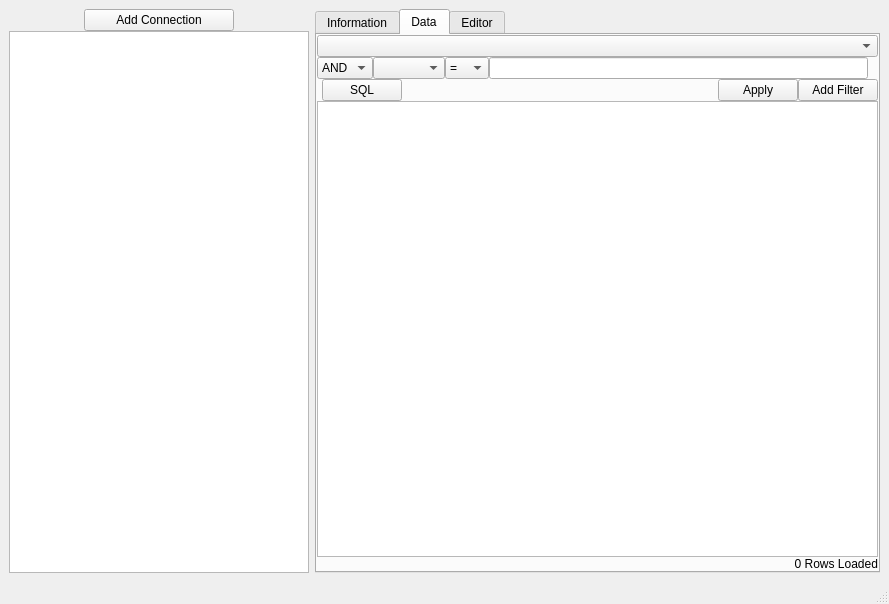
<?xml version="1.0" encoding="UTF-8"?>
<ui version="4.0">
 <class>MainWindow</class>
 <widget class="QMainWindow" name="MainWindow">
  <property name="geometry">
   <rect>
    <x>0</x>
    <y>0</y>
    <width>889</width>
    <height>604</height>
   </rect>
  </property>
  <property name="windowTitle">
   <string>MainWindow</string>
  </property>
  <widget class="QWidget" name="centralwidget">
   <layout class="QGridLayout" name="gridLayout">
    <item row="0" column="0">
     <layout class="QHBoxLayout" name="horizontalLayout_5">
      <item>
       <layout class="QVBoxLayout" name="verticalLayout_4">
        <property name="spacing">
         <number>0</number>
        </property>
        <item>
         <layout class="QHBoxLayout" name="horizontalLayout">
          <item>
           <widget class="QPushButton" name="addButton">
            <property name="maximumSize">
             <size>
              <width>150</width>
              <height>16777215</height>
             </size>
            </property>
            <property name="text">
             <string>Add Connection</string>
            </property>
           </widget>
          </item>
         </layout>
        </item>
        <item>
         <widget class="QTreeView" name="treeView">
          <property name="minimumSize">
           <size>
            <width>300</width>
            <height>0</height>
           </size>
          </property>
          <property name="maximumSize">
           <size>
            <width>300</width>
            <height>16777215</height>
           </size>
          </property>
         </widget>
        </item>
       </layout>
      </item>
      <item>
       <widget class="QTabWidget" name="tabWidget">
        <property name="tabPosition">
         <enum>QTabWidget::TabPosition::North</enum>
        </property>
        <property name="currentIndex">
         <number>1</number>
        </property>
        <widget class="QWidget" name="information">
         <attribute name="title">
          <string>Information</string>
         </attribute>
        </widget>
        <widget class="QWidget" name="data">
         <attribute name="title">
          <string>Data</string>
         </attribute>
         <layout class="QGridLayout" name="gridLayout_2">
          <property name="leftMargin">
           <number>0</number>
          </property>
          <property name="topMargin">
           <number>0</number>
          </property>
          <property name="rightMargin">
           <number>0</number>
          </property>
          <property name="bottomMargin">
           <number>0</number>
          </property>
          <item row="0" column="0">
           <layout class="QVBoxLayout" name="verticalLayout">
            <property name="spacing">
             <number>0</number>
            </property>
            <item>
             <layout class="QHBoxLayout" name="horizontalLayout_2">
              <property name="leftMargin">
               <number>0</number>
              </property>
              <item>
               <widget class="QComboBox" name="comboBox"/>
              </item>
             </layout>
            </item>
            <item>
             <layout class="QHBoxLayout" name="horizontalLayout_7">
              <property name="spacing">
               <number>-1</number>
              </property>
              <property name="rightMargin">
               <number>10</number>
              </property>
              <item>
               <widget class="QComboBox" name="comboBox_2">
                <item>
                 <property name="text">
                  <string>AND</string>
                 </property>
                </item>
                <item>
                 <property name="text">
                  <string>OR</string>
                 </property>
                </item>
               </widget>
              </item>
              <item>
               <widget class="QComboBox" name="comboBox_3"/>
              </item>
              <item>
               <widget class="QComboBox" name="comboBox_4">
                <property name="iconSize">
                 <size>
                  <width>0</width>
                  <height>0</height>
                 </size>
                </property>
                <item>
                 <property name="text">
                  <string>=</string>
                 </property>
                </item>
                <item>
                 <property name="text">
                  <string>&lt;&gt;</string>
                 </property>
                </item>
                <item>
                 <property name="text">
                  <string>&lt;</string>
                 </property>
                </item>
                <item>
                 <property name="text">
                  <string>&gt;</string>
                 </property>
                </item>
                <item>
                 <property name="text">
                  <string>&lt;=</string>
                 </property>
                </item>
                <item>
                 <property name="text">
                  <string>&gt;=</string>
                 </property>
                </item>
               </widget>
              </item>
              <item>
               <widget class="QLineEdit" name="lineEdit"/>
              </item>
             </layout>
            </item>
            <item>
             <layout class="QHBoxLayout" name="horizontalLayout_6">
              <property name="spacing">
               <number>-1</number>
              </property>
              <property name="leftMargin">
               <number>5</number>
              </property>
              <item>
               <widget class="QPushButton" name="pushButton_6">
                <property name="text">
                 <string>SQL</string>
                </property>
               </widget>
              </item>
              <item>
               <spacer name="horizontalSpacer_2">
                <property name="orientation">
                 <enum>Qt::Orientation::Horizontal</enum>
                </property>
                <property name="sizeHint" stdset="0">
                 <size>
                  <width>40</width>
                  <height>20</height>
                 </size>
                </property>
               </spacer>
              </item>
              <item>
               <widget class="QPushButton" name="pushButton_4">
                <property name="text">
                 <string>Apply</string>
                </property>
               </widget>
              </item>
              <item>
               <widget class="QPushButton" name="pushButton_2">
                <property name="text">
                 <string>Add Filter</string>
                </property>
               </widget>
              </item>
             </layout>
            </item>
            <item>
             <widget class="QTableView" name="tableView">
              <property name="sizeAdjustPolicy">
               <enum>QAbstractScrollArea::SizeAdjustPolicy::AdjustToContents</enum>
              </property>
             </widget>
            </item>
            <item>
             <widget class="QLabel" name="label">
              <property name="text">
               <string>0 Rows Loaded</string>
              </property>
              <property name="alignment">
               <set>Qt::AlignmentFlag::AlignRight|Qt::AlignmentFlag::AlignTrailing|Qt::AlignmentFlag::AlignVCenter</set>
              </property>
             </widget>
            </item>
           </layout>
          </item>
         </layout>
        </widget>
        <widget class="QWidget" name="editor">
         <attribute name="title">
          <string>Editor</string>
         </attribute>
         <layout class="QGridLayout" name="gridLayout_3">
          <property name="leftMargin">
           <number>0</number>
          </property>
          <property name="topMargin">
           <number>0</number>
          </property>
          <property name="rightMargin">
           <number>0</number>
          </property>
          <property name="bottomMargin">
           <number>0</number>
          </property>
          <item row="0" column="0">
           <widget class="QTabWidget" name="tabWidget_2">
            <property name="currentIndex">
             <number>0</number>
            </property>
            <property name="documentMode">
             <bool>true</bool>
            </property>
            <property name="tabsClosable">
             <bool>true</bool>
            </property>
            <widget class="QWidget" name="tab">
             <attribute name="title">
              <string>SQL 1</string>
             </attribute>
             <layout class="QGridLayout" name="gridLayout_4">
              <property name="leftMargin">
               <number>0</number>
              </property>
              <property name="topMargin">
               <number>0</number>
              </property>
              <property name="rightMargin">
               <number>0</number>
              </property>
              <property name="bottomMargin">
               <number>0</number>
              </property>
              <item row="0" column="0">
               <layout class="QVBoxLayout" name="verticalLayout_2">
                <property name="spacing">
                 <number>0</number>
                </property>
                <item>
                 <layout class="QHBoxLayout" name="horizontalLayout_3">
                  <property name="spacing">
                   <number>4</number>
                  </property>
                  <item>
                   <widget class="QPushButton" name="pushButton">
                    <property name="text">
                     <string>Execute Query</string>
                    </property>
                   </widget>
                  </item>
                  <item>
                   <widget class="QPushButton" name="pushButton_3">
                    <property name="text">
                     <string>Export As CSV</string>
                    </property>
                   </widget>
                  </item>
                  <item>
                   <spacer name="horizontalSpacer">
                    <property name="orientation">
                     <enum>Qt::Orientation::Horizontal</enum>
                    </property>
                    <property name="sizeHint" stdset="0">
                     <size>
                      <width>40</width>
                      <height>20</height>
                     </size>
                    </property>
                   </spacer>
                  </item>
                 </layout>
                </item>
                <item>
                 <widget class="QPlainTextEdit" name="plainTextEdit">
                  <property name="font">
                   <font>
                    <family>Menlo</family>
                   </font>
                  </property>
                 </widget>
                </item>
                <item>
                 <widget class="QTableView" name="tableView_2"/>
                </item>
               </layout>
              </item>
             </layout>
            </widget>
           </widget>
          </item>
         </layout>
        </widget>
       </widget>
      </item>
     </layout>
    </item>
   </layout>
  </widget>
  <widget class="QMenuBar" name="menubar">
   <property name="geometry">
    <rect>
     <x>0</x>
     <y>0</y>
     <width>889</width>
     <height>37</height>
    </rect>
   </property>
  </widget>
  <widget class="QStatusBar" name="statusbar"/>
  <action name="actionOpen_SQLite_DB">
   <property name="text">
    <string>New Connection</string>
   </property>
   <property name="shortcut">
    <string>Ctrl+O</string>
   </property>
  </action>
 </widget>
 <resources/>
 <connections/>
</ui>
